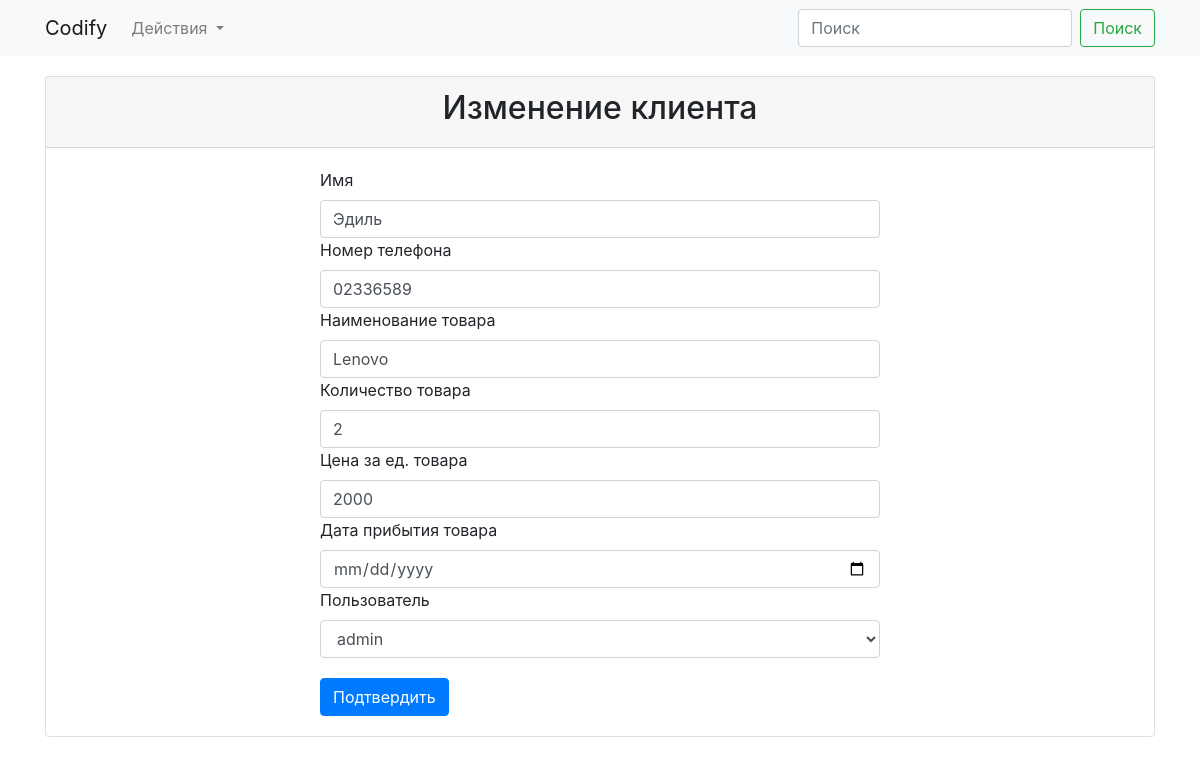
/customer/4/update (signed in), run on the app's committed database.
### app/models.py (models this page shows)
class Customers(db.Model):
    id = db.Column(db.Integer, primary_key=True)
    name = db.Column(db.String(64))
    phone_number = db.Column(db.String(32))
    item = db.Column(db.String(64))
    quantity = db.Column(db.Integer())
    price = db.Column(db.Integer())
    date_in = db.Column(db.Date())
    user = db.relationship('User', backref=db.backref('customers'))
    user_id = db.Column(db.Integer, db.ForeignKey('user.id'))

### app/views.py (the view, shortened to what this page needs)
@login_required
def customer_update(customer_id):
    customer = Customers.query.filter_by(id=customer_id).first()
    if customer:
        form = forms.CustomerForm(obj=customer)
        return render_template('customer_update.html', form=form, customer=customer)
    else:
        flash('Сотрудник не найден', category='danger')
        return redirect(url_for('index'))

### app/forms.py
class CustomerForm(FlaskForm):
    name = wf.StringField(label='Имя')
    phone_number = wf.StringField(label='Номер телефона')
    item = wf.StringField(label='Наименование товара')
    quantity = wf.IntegerField(label='Количество товара')
    price = wf.IntegerField(label='Цена за ед. товара')
    date_in = wf.DateField(label='Дата прибытия товара')
    user = wf.SelectField(label='Пользователь', choices=get_users(), coerce=int)
    submit = wf.SubmitField(label='Подтвердить')

### app/models.py (called while the page is built)
@login_manager.user_loader
def load_user(user_id):
    return User.query.get(int(user_id))

### app/templates/customer_update.html (shortened to what this page needs)
{% extends "base.html" %}
{% block content %}
<div class="container">
  <div class="card">
    <form method="POST" action="{{ url_for('customer_update', customer_id=customer.id) }}">
        <div class="card-header">
            <h2>Изменение клиента</h2>
        </div>
        <div class="content-inside">
            {{ form.name.label() }}
            {{ form.name(class="form-control", placeholder="ФИО") }}
            {{ form.phone_number.label() }}
            {{ form.phone_number(class="form-control", placeholder="Телефон") }}
            {{ form.item.label() }}
            {{ form.item(class="form-control", placeholder="Товар") }}
            {{ form.quantity.label() }}
            {{ form.quantity(class="form-control", placeholder="Количество") }}
            {{ form.price.label() }}
            {{ form.price(class="form-control", placeholder="Цена") }}
            {{ form.date_in.label() }}
            {{ form.date_in(class="form-control", placeholder="Цена") }}
            {{ form.user.label() }}
            {{ form.user(class="form-control", placeholder="Цена") }}
            {{ form.submit(class="btn btn-primary submit-button") }}
        </div>
    </form>
  </div>
</div>
{% endblock content %}

### app/static/css/style.css (style rules this page uses)
.content-inside { padding: 20px; max-width: 600px; margin: 0 auto; }
.submit-button { margin-top: 20px; }
.card-header h2 { text-align: center; }

### data on the page
Customers: name "Эдиль", phone_number "02336589", item "Lenovo", quantity "2", price "2000", user "admin"
